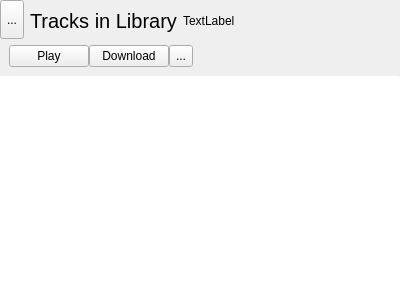
<?xml version="1.0" encoding="UTF-8"?>
<ui version="4.0">
 <class>PodcastItemWidget</class>
 <widget class="QWidget" name="PodcastItemWidget">
  <property name="geometry">
   <rect>
    <x>0</x>
    <y>0</y>
    <width>400</width>
    <height>300</height>
   </rect>
  </property>
  <property name="windowTitle">
   <string>Form</string>
  </property>
  <layout class="QVBoxLayout" name="verticalLayout">
   <property name="spacing">
    <number>0</number>
   </property>
   <property name="leftMargin">
    <number>0</number>
   </property>
   <property name="topMargin">
    <number>0</number>
   </property>
   <property name="rightMargin">
    <number>0</number>
   </property>
   <property name="bottomMargin">
    <number>0</number>
   </property>
   <item>
    <widget class="QWidget" name="topWidget" native="true">
     <layout class="QVBoxLayout" name="verticalLayout_4">
      <property name="spacing">
       <number>0</number>
      </property>
      <property name="leftMargin">
       <number>0</number>
      </property>
      <property name="topMargin">
       <number>0</number>
      </property>
      <property name="rightMargin">
       <number>0</number>
      </property>
      <property name="bottomMargin">
       <number>0</number>
      </property>
      <item>
       <layout class="QHBoxLayout" name="horizontalLayout_2">
        <property name="spacing">
         <number>0</number>
        </property>
        <property name="leftMargin">
         <number>0</number>
        </property>
        <property name="topMargin">
         <number>0</number>
        </property>
        <property name="rightMargin">
         <number>0</number>
        </property>
        <property name="bottomMargin">
         <number>0</number>
        </property>
        <item>
         <widget class="QToolButton" name="backButton">
          <property name="sizePolicy">
           <sizepolicy hsizetype="Preferred" vsizetype="Preferred">
            <horstretch>0</horstretch>
            <verstretch>0</verstretch>
           </sizepolicy>
          </property>
          <property name="text">
           <string notr="true">...</string>
          </property>
          <property name="icon">
           <iconset theme="go-previous">
            <normaloff>../../../application</normaloff>../../../application</iconset>
          </property>
         </widget>
        </item>
        <item>
         <layout class="QHBoxLayout" name="horizontalLayout_3">
          <property name="spacing">
           <number>6</number>
          </property>
          <property name="leftMargin">
           <number>6</number>
          </property>
          <property name="topMargin">
           <number>9</number>
          </property>
          <property name="rightMargin">
           <number>9</number>
          </property>
          <property name="bottomMargin">
           <number>6</number>
          </property>
          <item>
           <widget class="QLabel" name="podcastTitle">
            <property name="font">
             <font>
              <pointsize>15</pointsize>
             </font>
            </property>
            <property name="text">
             <string>Tracks in Library</string>
            </property>
           </widget>
          </item>
          <item>
           <widget class="QLabel" name="auxiliaryDataLabel">
            <property name="text">
             <string notr="true">TextLabel</string>
            </property>
           </widget>
          </item>
          <item>
           <spacer name="horizontalSpacer_2">
            <property name="orientation">
             <enum>Qt::Horizontal</enum>
            </property>
            <property name="sizeHint" stdset="0">
             <size>
              <width>40</width>
              <height>20</height>
             </size>
            </property>
           </spacer>
          </item>
         </layout>
        </item>
       </layout>
      </item>
      <item>
       <widget class="QWidget" name="buttonWidget" native="true">
        <layout class="QHBoxLayout" name="_2">
         <property name="spacing">
          <number>0</number>
         </property>
         <property name="leftMargin">
          <number>9</number>
         </property>
         <property name="topMargin">
          <number>6</number>
         </property>
         <property name="rightMargin">
          <number>9</number>
         </property>
         <property name="bottomMargin">
          <number>9</number>
         </property>
         <item>
          <widget class="QPushButton" name="playButton">
           <property name="text">
            <string>Play</string>
           </property>
           <property name="icon">
            <iconset theme="view-media-playlist">
             <normaloff>../../../application</normaloff>../../../application</iconset>
           </property>
          </widget>
         </item>
         <item>
          <widget class="QPushButton" name="downloadButton">
           <property name="text">
            <string notr="true">Download</string>
           </property>
           <property name="icon">
            <iconset theme="media-playback-start">
             <normaloff>../../../application</normaloff>../../../application</iconset>
           </property>
          </widget>
         </item>
         <item>
          <widget class="QToolButton" name="menuButton">
           <property name="sizePolicy">
            <sizepolicy hsizetype="Preferred" vsizetype="Preferred">
             <horstretch>0</horstretch>
             <verstretch>0</verstretch>
            </sizepolicy>
           </property>
           <property name="text">
            <string notr="true">...</string>
           </property>
           <property name="icon">
            <iconset theme="application-menu">
             <normaloff>../../../application</normaloff>../../../application</iconset>
           </property>
           <property name="popupMode">
            <enum>QToolButton::InstantPopup</enum>
           </property>
          </widget>
         </item>
         <item>
          <spacer name="horizontalSpacer">
           <property name="orientation">
            <enum>Qt::Horizontal</enum>
           </property>
           <property name="sizeHint" stdset="0">
            <size>
             <width>40</width>
             <height>20</height>
            </size>
           </property>
          </spacer>
         </item>
         <item>
          <widget class="QWidget" name="buttonSpacer" native="true"/>
         </item>
        </layout>
       </widget>
      </item>
     </layout>
    </widget>
   </item>
   <item>
    <widget class="Line" name="singlePixelHorizontalLine">
     <property name="maximumSize">
      <size>
       <width>16777215</width>
       <height>1</height>
      </size>
     </property>
     <property name="orientation">
      <enum>Qt::Horizontal</enum>
     </property>
    </widget>
   </item>
   <item>
    <widget class="QTextBrowser" name="textBrowser">
     <property name="frameShape">
      <enum>QFrame::NoFrame</enum>
     </property>
     <property name="openLinks">
      <bool>false</bool>
     </property>
    </widget>
   </item>
  </layout>
 </widget>
 <resources/>
 <connections/>
</ui>
